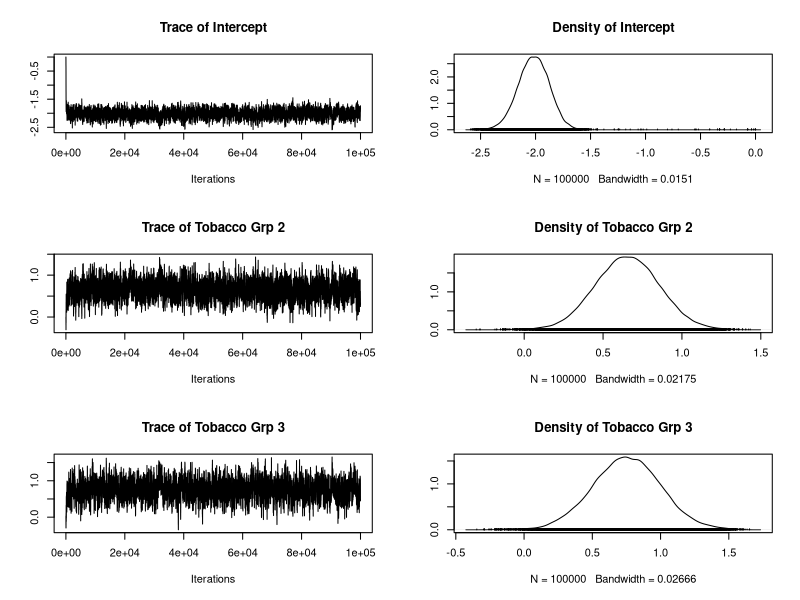
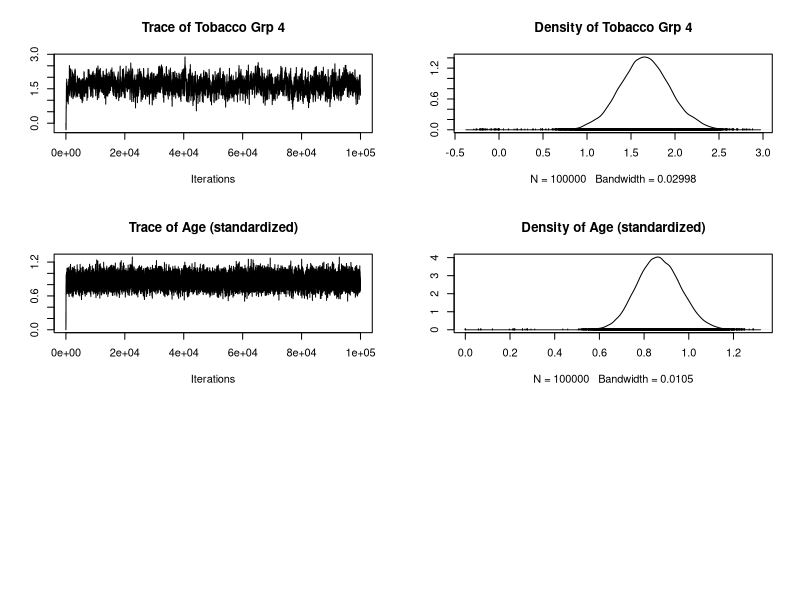
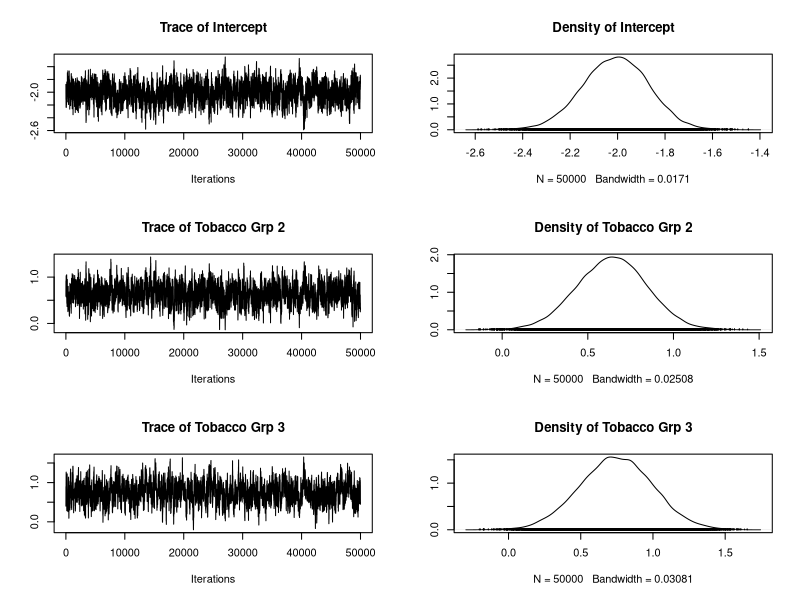
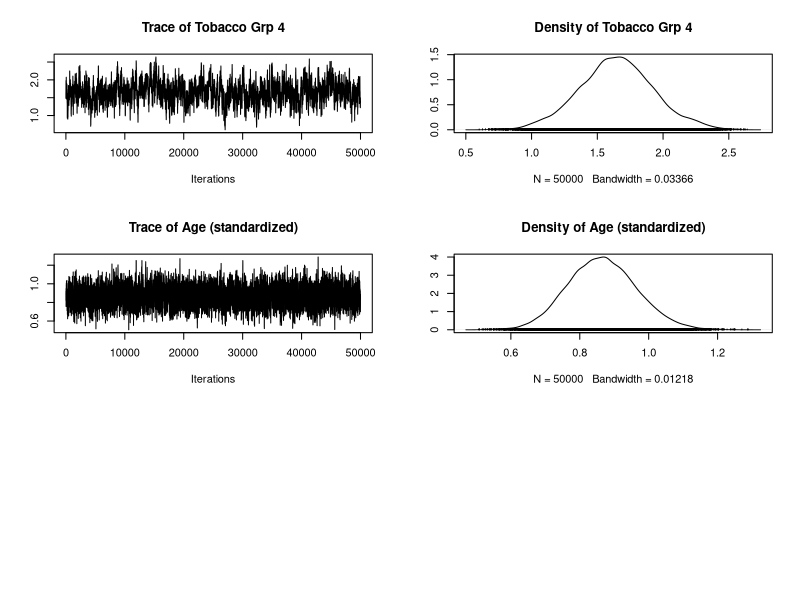

Here is the R script that generated these plots, in order:
## ---- chunk 1
knitr::opts_chunk$set(echo = TRUE, eval=F)
## ---- chunk 2
expit <- function(x) exp(x)/(1+exp(x))
library(foreign) # to read in foreign datasets
library(MASS)    # For multivariate normal RNG
library(coda)    # to look at convergence diagnostics
data.esoph <- read.dta("esoph.dta")
## ---- chunk 3
klogposterior <- function(beta,y,x){

  xbeta <- x %*% beta # The linear predictor of the regression model
  pi <- expit(xbeta) # Probability of success given beta, x

  # Constructing the log-prior kernel:
  ll <- sum(dbinom(y, 1, pi, log=TRUE)) # Log-likelihood
  lprior <- sum(dnorm(beta, mu.beta, sd=sqrt(1/tau.beta))) # Log-prior
  
  # Because we/re on the log scale, we ADD the log-prior 
  # to the log-likelihood to return the kernel of the log-posterior
  return(ll + lprior) 
}

## ---- chunk 4
x <- model.matrix(~1 + factor(tobgp) + scale(age), data=data.esoph)
y <- data.esoph$case
## ---- chunk 5
mu.beta <- rep(0, ncol(x)) # A vector of zeroes
tau.beta <- rep(0.001, ncol(x)) # A vector of 0.001 (prior variances=1000)
## ---- chunk 6
set.seed(123)
N.samples <- 100000

# Initialize a storage matrix for your samples:
beta.s <- matrix(NA, ncol=ncol(x), nrow=N.samples)
colnames(beta.s) <- c("Intercept","Tobacco Grp 2", "Tobacco Grp 3", 
                      "Tobacco Grp 4", "Age (standardized)")
accept <- rep(NA, N.samples) # To keep track of acceptances vs. rejections
## ---- chunk 7
delta <- 5e-3 

# Create a diagonal matrix since we're 
# drawing proposals from multivariate normal
DELTA <- diag(delta, ncol(x)) 
## ---- chunk 8
# Set the initial value to the mean (arbitrarily) and accept
beta.s[1,] <- mu.beta 
accept[1] <- 1

for (i in 2:N.samples){
  # Generate sample from proposal distribution,
  # conditional on the last sample:
  beta.star <- mvrnorm(1, beta.s[(i-1),], DELTA)
  
  # Posterior at current value of beta.s:
  lp.current <- klogposterior(beta.s[(i-1),], y, x)
  
  # Posterior at proposed value of beta.star:
  lp.proposed <- klogposterior(beta.star, y, x)

  # Create acceptance ratio r
  # (ratio of posterior probabilities):
  r <- exp(lp.proposed - lp.current)
  
  # Randomly generate acceptance indicator
  # from Bernoulli (Binomial w/ n=1 trial)
  # w/ probability = min(acceptance ratio, 1)
  accept[i] <- rbinom(1,1,min(r,1)) 
  
  # If acceptance indicator = 1, then keep proposed value
  # Else carry the current value foward.
  ifelse(accept[i] == 1, 
         beta.s[i,] <- beta.star, 
         beta.s[i,] <- beta.s[(i-1),])
}
## ---- chunk 9
mean(accept)
## ---- chunk 10
plot(as.mcmc(beta.s))
## ---- chunk 11
n.thin <- 1 # Keep every n.thin observation 

# Create an index to identify post-burn-in samples to keep:
index.postburnin <- seq(floor(N.samples/2)+1, N.samples, by=n.thin)

# Sample post-burn-in betas:
beta.s.postburn <- beta.s[index.postburnin,]

# Derive odds ratios:
OR.s.postburn <- exp(beta.s.postburn)

# Summarize 
cbind(colMeans(beta.s.postburn), # Posterior means of beta
      t(apply(beta.s.postburn,2,quantile,c(0.025, 0.5, 0.975)))) # Posterior quantiles
plot(as.mcmc(beta.s.postburn))

t(apply(OR.s.postburn,2,quantile,c(0.025, 0.5, 0.975))) # Posterior quantiles of OR
